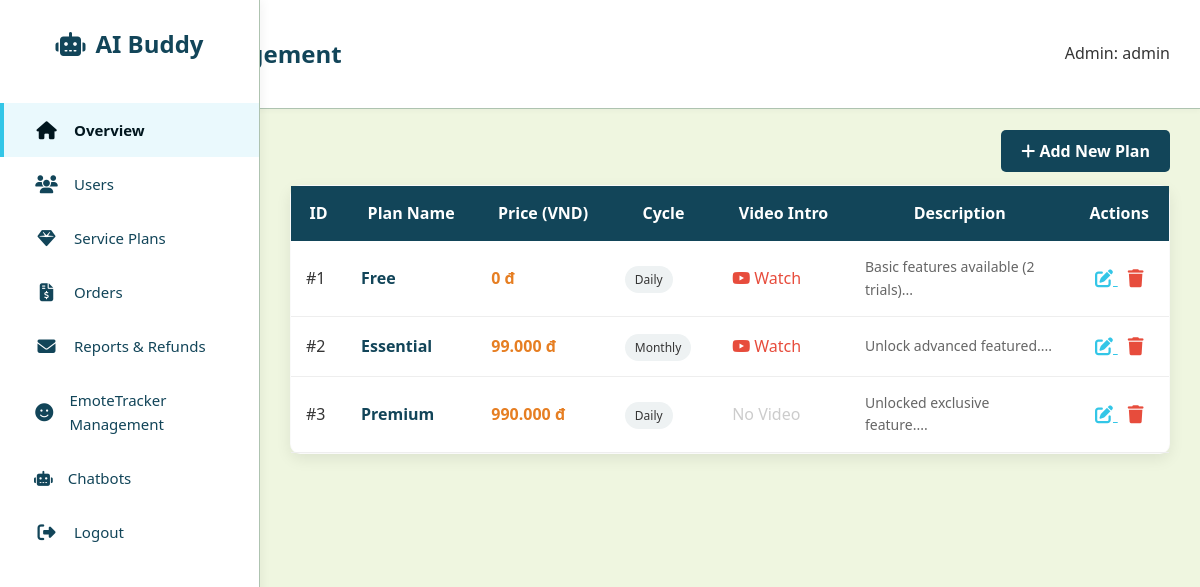
The app's page /admin_aibuddy/modules/plans/index.php (signed in) with its own data.
### tables this page shows
CREATE TABLE `plan` (
  `PlanID` int(11) NOT NULL,
  `PlanName` varchar(100) NOT NULL,
  `PlanDescription` text DEFAULT NULL,
  `PlanPrice` decimal(10,2) DEFAULT NULL,
  `BillingCycle` varchar(20) DEFAULT NULL,
  `PlanVideoURL` varchar(255) DEFAULT NULL
);

### admin_aibuddy/modules/plans/index.php (the view, shortened to what this page needs)
<?php
require_once __DIR__ . '/../../config/db.php';
$sql = "SELECT * FROM Plan ORDER BY PlanPrice ASC";
$result = $conn->query($sql);
?>
<!DOCTYPE html>
<html lang="en">
<head>
    <link rel="stylesheet" href="../../assets/css/style.css">
    <link rel="stylesheet" href="https://cdnjs.cloudflare.com/ajax/libs/font-awesome/6.4.0/css/all.min.css">
</head>
<body>
    <?php include __DIR__ . '/../../includes/sidebar.php'; ?>
    <div class="top-navbar">
        <h2>Service Plan Management</h2>
        <div class="user-profile">Admin: <?php echo $_SESSION['user_name']; ?></div>
    </div>
    <div class="main-content">
        <div style="margin-bottom: 20px; text-align: right;">
            <a href="add.php" class="btn" style="background: var(--primary); color: white; padding: 10px 20px; text-decoration: none; border-radius: 5px; font-weight: bold;">
                <i class="fa-solid fa-plus"></i> Add New Plan
            </a>
        </div>
        <div class="table-container card-box" style="padding: 0;">
            <table style="width: 100%; border-collapse: collapse;">
                <thead>
                    <tr style="background: var(--primary); color: white;">
                        <th style="padding: 15px;">ID</th>
                        <th style="padding: 15px;">Plan Name</th>
                        <th style="padding: 15px;">Price (VND)</th>
                        <th style="padding: 15px;">Cycle</th>
                        <th style="padding: 15px;">Video Intro</th> <th style="padding: 15px; width: 25%;">Description</th>
                        <th style="padding: 15px; text-align: center;">Actions</th>
                    </tr>
                </thead>
                <tbody>
                    <?php if ($result && $result->num_rows > 0): ?>
                        <?php while($row = $result->fetch_assoc()): ?>
                            <tr style="border-bottom: 1px solid #eee;">
                                <td style="padding: 15px;">#<?php echo $row['PlanID']; ?></td>
                                <td style="padding: 15px; font-weight: bold; color: var(--primary);">
                                    <?php echo $row['PlanName']; ?>
                                </td>
                                <td style="padding: 15px; font-weight: bold; color: #e67e22;">
                                    <?php echo number_format($row['PlanPrice'], 0, ',', '.'); ?> đ
                                </td>
                                <td style="padding: 15px;">
                                    <span style="background: #eef2f3; padding: 5px 10px; border-radius: 15px; font-size: 12px;">
                                        <?php echo $row['BillingCycle']; ?>
                                    </span>
                                </td>
                                <td style="padding: 15px;">
                                    <?php if (!empty($row['PlanVideoURL'])): ?>
                                        <a href="<?php echo htmlspecialchars($row['PlanVideoURL']); ?>" target="_blank" style="color: #e74c3c; text-decoration: none;">
                                            <i class="fa-brands fa-youtube"></i> Watch
                                        </a>
                                    <?php else: ?>
                                        <span style="color: #ccc;">No Video</span>
                                    <?php endif; ?>
                                </td>
                                <td style="padding: 15px; font-size: 14px; color: #666;">
                                    <?php echo substr($row['PlanDescription'], 0, 50) . '...'; ?>
                                </td>
                                <td style="padding: 15px; text-align: center;">
                                    <a href="edit.php?id=<?php echo $row['PlanID']; ?>" style="color: var(--accent); margin-right: 10px; font-size: 18px;" title="Edit">
                                        <i class="fa-solid fa-pen-to-square"></i>
                                    </a>
                                    <a href="index.php?delete_id=<?php echo $row['PlanID']; ?>" onclick="return confirm('Are you sure you want to delete this plan?');" style="color: #e74c3c; font-size: 18px;" title="Delete">
                                        <i class="fa-solid fa-trash"></i>
                                    </a>
                                </td>
                            </tr>
                        <?php endwhile; ?>
                    <?php else: ?>
                        <tr><td colspan="7" style="padding: 30px; text-align: center;">No service plans found.</td></tr>
                    <?php endif; ?>
                </tbody>
            </table>
        </div>
    </div>
</body>
</html>

### admin_aibuddy/assets/css/style.css (style rules this page uses)
:root { --primary-dark: #01161e; --primary: #124559; --primary-light: #598392; --accent: #33c6e7; --light: #aec3b0; --background: #eff6e0; --white: #ffffff; --gray: #d9d9d9; --text: #353535; --card-shadow: 0 5px 15px rgba(0, 0, 0, 0.08); --radius: 10px; --sidebar-width: 260px; }
* { box-sizing: border-box; }
body { font-family: 'Segoe UI', Tahoma, Geneva, Verdana, sans-serif; background-color: var(--background); color: var(--text); margin: 0; line-height: 1.6; }
.main-content { margin-left: var(--sidebar-width); padding: 30px; }
.top-navbar { background: var(--white); padding: 15px 30px; display: flex; justify-content: space-between; align-items: center; box-shadow: 0 2px 5px rgba(0,0,0,0.03); border-bottom: 1px solid var(--light); }
.card-box { background-color: var(--white); border-radius: var(--radius); box-shadow: var(--card-shadow); padding: 25px; transition: transform 0.3s ease; height: 100%; border: 1px solid rgba(0,0,0,0.02); }
h2 { color: var(--primary); }

### records on screen
plan: PlanID "1", PlanName "Free", PlanPrice "0", BillingCycle "Daily", PlanDescription "Basic features available (2 trials)"
plan: PlanID "2", PlanName "Essential", PlanPrice "99.000", BillingCycle "Monthly", PlanDescription "Unlock advanced featured."
plan: PlanID "3", PlanName "Premium", PlanPrice "990.000", BillingCycle "Daily", shows "No Video", PlanDescription "Unlocked exclusive feature."

### other values on screen
$_SESSION['user_name'] "admin"
